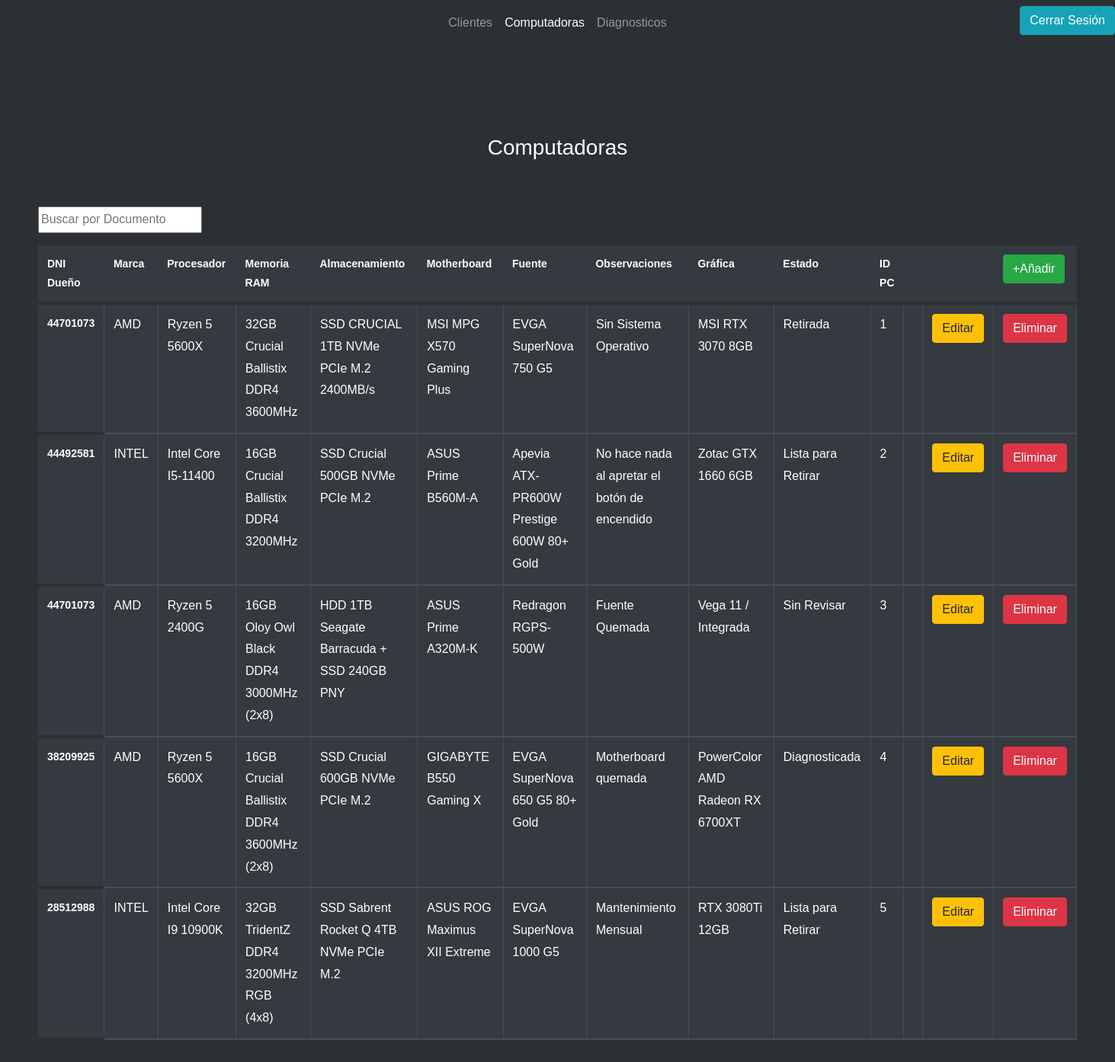
The app's page /Admin-Computadoras.php (signed in) with its own data.
### tables this page shows
CREATE TABLE `computadoras` (
  `NUMPC` int(11) NOT NULL,
  `MARCA` varchar(100) NOT NULL,
  `PROCESADOR` varchar(100) NOT NULL,
  `MEMORIA` varchar(100) NOT NULL,
  `DISCO` varchar(100) NOT NULL,
  `MOTHERBOARD` varchar(100) NOT NULL,
  `FUENTE` varchar(100) NOT NULL,
  `OBSERVACIONES` text NOT NULL,
  `DNI` int(9) NOT NULL,
  `GRAFICA` varchar(100) NOT NULL,
  `FECHA` text NOT NULL,
  `ESTADO` varchar(35) NOT NULL
);

### Admin-Computadoras.php (the view, shortened to what this page needs)
<?php
$con = conectar();
$sql = "SELECT * FROM computadoras";
$query = mysqli_query($con, $sql);
?>
<!DOCTYPE html>
<html lang="es" style="overflow-x:scroll; overflow-y: scroll;">
<head>
	<link rel="stylesheet" href="https://stackpath.bootstrapcdn.com/font-awesome/4.7.0/css/font-awesome.min.css">
	<link rel="stylesheet" href="css/Admin-Table.css">
</head>
<body>
    <nav class="navbar navbar-expand-lg navbar-dark ">
    <div class="container-fluid">
        <div class="collapse navbar-collapse justify-content-center" id="navbarCenteredExample">
            <ul class="navbar-nav mb-2 mb-lg-0">
            <li class="nav-item">
            <a class="nav-link" href="Admin-Clientes.php">Clientes</a>
            </li>
            <li class="nav-item">
            <a class="nav-link active">Computadoras</a>
            </li>
            <li class="nav-item">
            <a class="nav-link" href="Admin-Diagnosticos.php">Diagnosticos</a>
            </li>
            <a href="SQL/cerrar-sesion.php"><button style="position: absolute; right: 0;" id="close-sesion-btn" class="btn btn-info">Cerrar Sesión</button></a>
        </div>
    </div>
    </nav>
    <section class="ftco-section">
            <div class="r">
                <div class="row justify-content-center">
                    <div class="col-md-6 text-center mb-5">
                        <h2 class="heading-section"> Computadoras </h2>
                    </div>
                </div>
                <div class="row">
                    <div>
                        <div style="padding-right: 65px; padding-left: 65px;">
                            <input type="text" id="myInput" onkeyup="myFunction()" placeholder="Buscar por Documento">
                                <table id="miTabla" class="table table-bordered table-dark table-hover">
                                    <thead>
                                        <tr>
                                            <th> DNI Dueño </th>
                                            <th> Marca </th>
                                            <th> Procesador </th>
                                            <th> Memoria RAM </th>
                                            <th> Almacenamiento </th>
                                            <th> Motherboard </th>
                                            <th> Fuente </th>
                                            <th> Observaciones </th>
                                            <th> Gráfica </th>
                                            <th> Estado </th>
                                            <th> ID PC </th>
                                            <th></th>
                                            <th></th>
                                            <th><button type="button" class="btn btn-success" data-toggle="modal" data-target="#exampleModal" data-wathever="@holis"> +Añadir </button></th>
                                        </tr>
                                            <?php
                                                while($row = mysqli_fetch_array($query)){
                                            ?>
                                        <tr id="trLead">
                                            <th scope="row"><?php echo $row['DNI']?></th>
                                            <td><?php echo $row['MARCA']?></td>
                                            <td><?php echo $row['PROCESADOR']?></td>
                                            <td><?php echo $row['MEMORIA']?></td>
                                            <td><?php echo $row['DISCO']?></td>
                                            <td><?php echo $row['MOTHERBOARD'] ?></td>
                                            <td><?php echo $row['FUENTE'] ?></td>
                                            <td><?php echo $row['OBSERVACIONES']?></td>
                                            <td><?php echo $row['GRAFICA'] ?></td>
                                            <td><?php echo $row['ESTADO']?></td>
                                            <td><?php echo $row['NUMPC']?></td>
                                            <td></td>
                                            <td><a href="" class="btn btn-warning" data-toggle="modal" data-target="#editmodal<?php echo $row['NUMPC']?>"> Editar </a></td>
                                            <td><a href="" class="btn btn-danger" data-toggle="modal" data-target="#eliminarmodal<?php echo $row['NUMPC']?>"> Eliminar </a></td>
                                        </tr>
                                            <?php
                                                }
                                            ?>
                                </table>
                        </div>
                    </div>
                </div>
            </div>
    </section>
    </body>
</html>

### records on screen
computadoras: DNI "44701073", MARCA "AMD", PROCESADOR "Ryzen 5 5600X", MEMORIA "32GB Crucial Ballistix DDR4 3600MHz", DISCO "SSD CRUCIAL 1TB NVMe PCIe M.2 2400MB/s", MOTHERBOARD "MSI MPG X570 Gaming Plus", FUENTE "EVGA SuperNova 750 G5", OBSERVACIONES "Sin Sistema Operativo", GRAFICA "MSI RTX 3070 8GB", ESTADO "Retirada", NUMPC "1"
computadoras: DNI "44492581", MARCA "INTEL", PROCESADOR "Intel Core I5-11400", MEMORIA "16GB Crucial Ballistix DDR4 3200MHz", DISCO "SSD Crucial 500GB NVMe PCIe M.2", MOTHERBOARD "ASUS Prime B560M-A", FUENTE "Apevia ATX-PR600W Prestige 600W 80+ Gold", OBSERVACIONES "No hace nada al apretar el botón de encendido", GRAFICA "Zotac GTX 1660 6GB", ESTADO "Lista para Retirar", NUMPC "2"
computadoras: DNI "44701073", MARCA "AMD", PROCESADOR "Ryzen 5 2400G", MEMORIA "16GB Oloy Owl Black DDR4 3000MHz (2x8)", DISCO "HDD 1TB Seagate Barracuda + SSD 240GB PNY", MOTHERBOARD "ASUS Prime A320M-K", FUENTE "Redragon RGPS-500W", OBSERVACIONES "Fuente Quemada", GRAFICA "Vega 11 / Integrada", ESTADO "Sin Revisar", NUMPC "3"
computadoras: DNI "38209925", MARCA "AMD", PROCESADOR "Ryzen 5 5600X", MEMORIA "16GB Crucial Ballistix DDR4 3600MHz (2x8)", DISCO "SSD Crucial 600GB NVMe PCIe M.2", MOTHERBOARD "GIGABYTE B550 Gaming X", FUENTE "EVGA SuperNova 650 G5 80+ Gold", OBSERVACIONES "Motherboard quemada", GRAFICA "PowerColor AMD Radeon RX 6700XT", ESTADO "Diagnosticada", NUMPC "4"
computadoras: DNI "28512988", MARCA "INTEL", PROCESADOR "Intel Core I9 10900K", MEMORIA "32GB TridentZ DDR4 3200MHz RGB (4x8)", DISCO "SSD Sabrent Rocket Q 4TB NVMe PCIe M.2", MOTHERBOARD "ASUS ROG Maximus XII Extreme", FUENTE "EVGA SuperNova 1000 G5", OBSERVACIONES "Mantenimiento Mensual", GRAFICA "RTX 3080Ti 12GB", ESTADO "Lista para Retirar", NUMPC "5"
